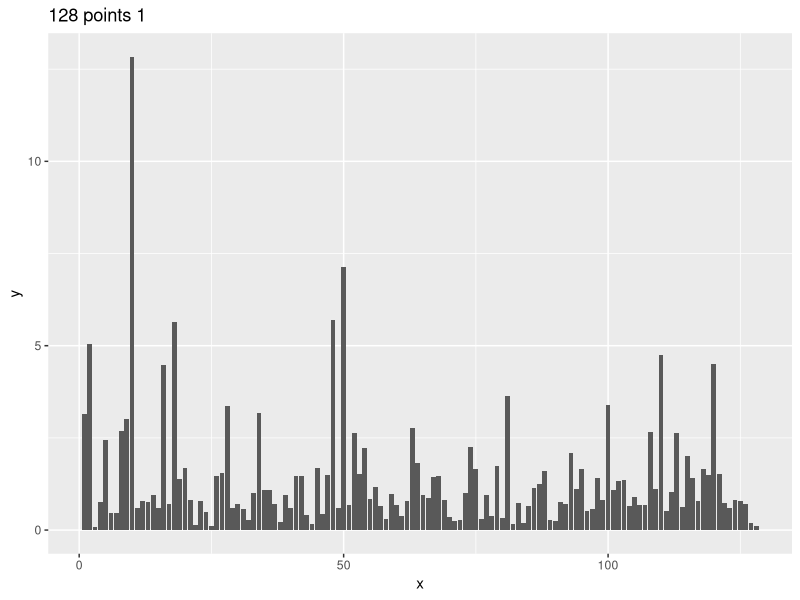
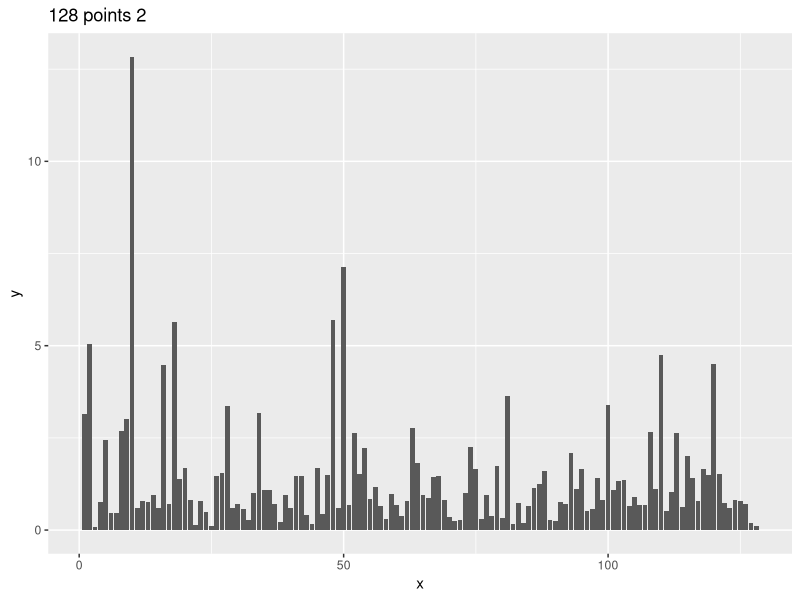
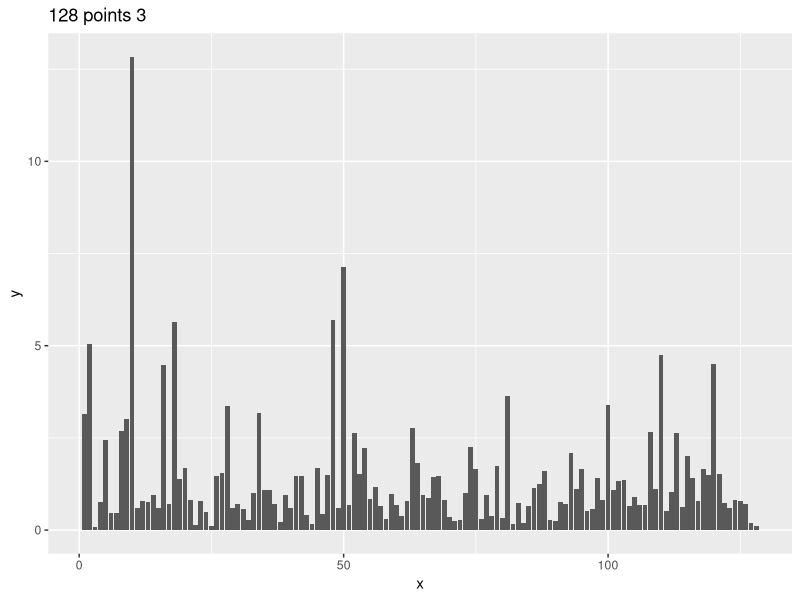
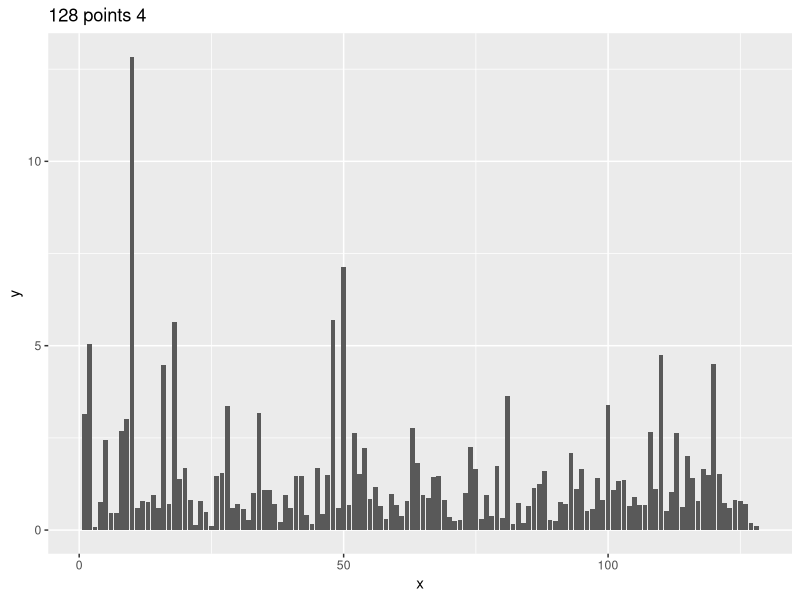
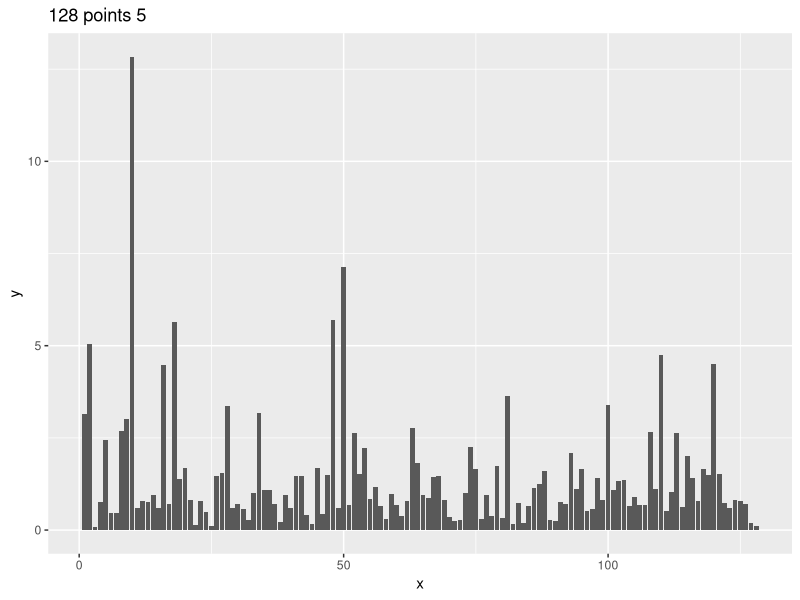
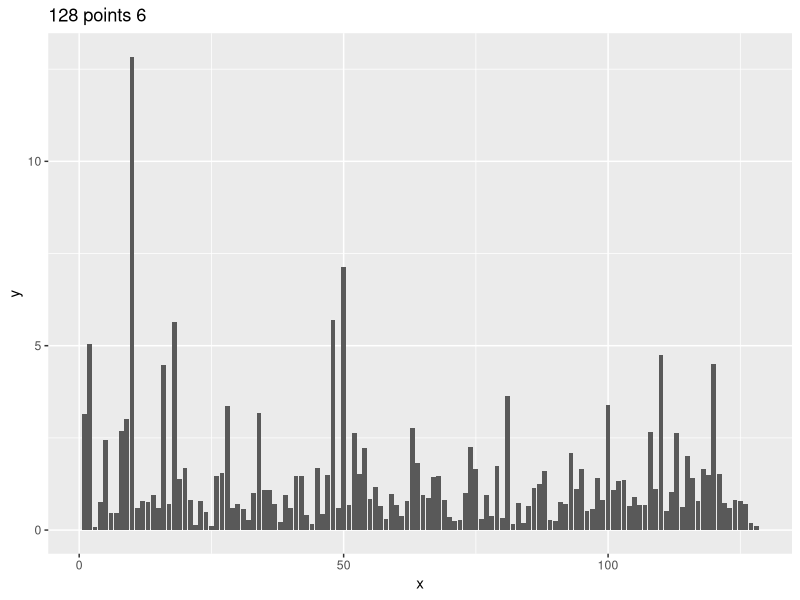
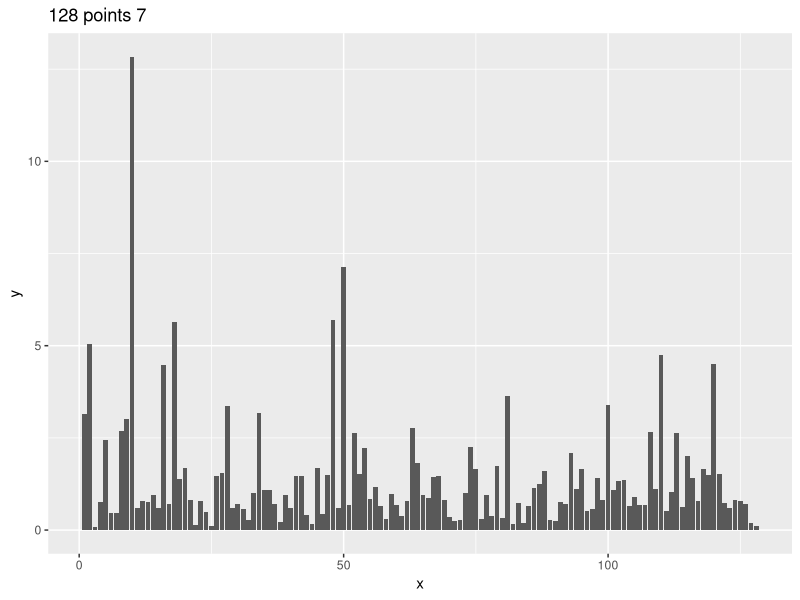
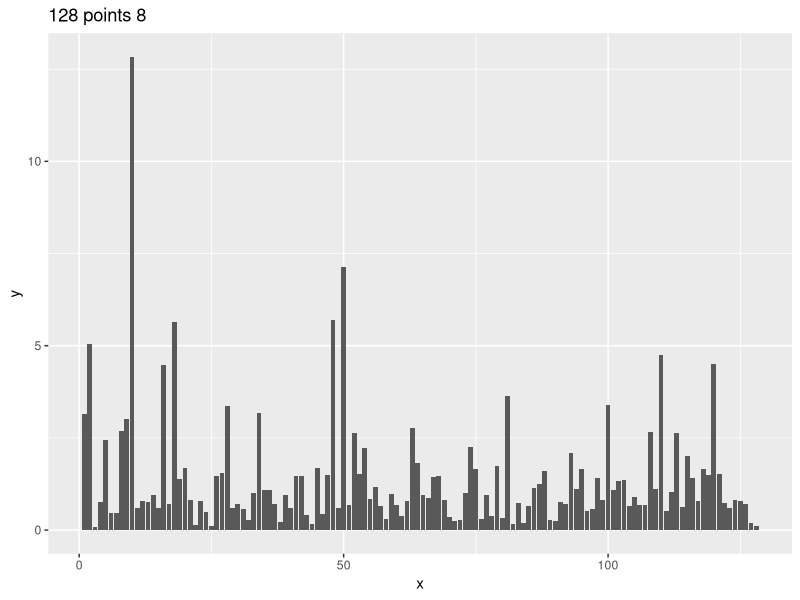

Write R code to recreate these figures, in order.
library(ggplot2)

set.seed(12345678)

sessionInfo()


littledata = data.frame(x=1:128, y=rlnorm(128))
bigdata = data.frame(x=1:129, y=rlnorm(129))


# plots as expected
lp = ggplot(littledata, aes(x,y))+geom_histogram(stat="identity", binwidth=1)

for (i in 1:20){
  print(i)
  try(suppressWarnings(print(lp+ggtitle(paste("128 points", i)))))
}

message("Done first!")

# always warns "position_stack requires constant width", 
# intermittently throws error, hangs, or segfaults.
# See below for details.
bp = ggplot(bigdata, aes(x,y))+geom_histogram(stat="identity", binwidth=1)

for(i in 1:30){
  print(i)
  try(suppressWarnings(print(bp+ggtitle(paste("129 points", i)))))
}
